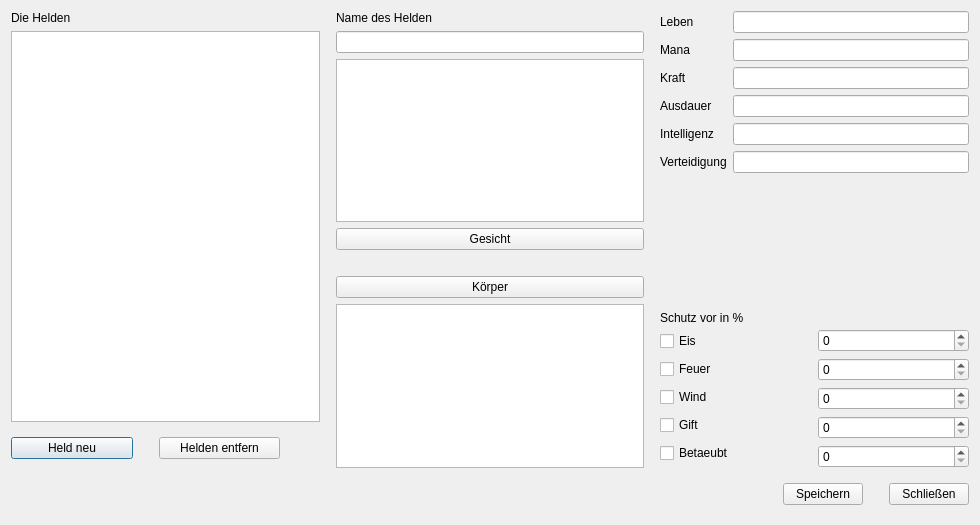
<?xml version="1.0" encoding="UTF-8"?>
<ui version="4.0">
 <class>HeroEditor</class>
 <widget class="QDialog" name="HeroEditor">
  <property name="geometry">
   <rect>
    <x>0</x>
    <y>0</y>
    <width>980</width>
    <height>525</height>
   </rect>
  </property>
  <property name="windowTitle">
   <string>Dialog</string>
  </property>
  <layout class="QHBoxLayout" name="horizontalLayout_6">
   <item>
    <layout class="QVBoxLayout" name="verticalLayout_8">
     <item>
      <layout class="QHBoxLayout" name="horizontalLayout_3">
       <item>
        <layout class="QVBoxLayout" name="verticalLayout_3">
         <item>
          <widget class="QLabel" name="label">
           <property name="text">
            <string>Die Helden</string>
           </property>
          </widget>
         </item>
         <item>
          <widget class="QListWidget" name="listWidget_helden"/>
         </item>
         <item>
          <layout class="QHBoxLayout" name="horizontalLayout_2">
           <item>
            <widget class="QPushButton" name="pushButton_held_neu">
             <property name="text">
              <string>Held neu</string>
             </property>
            </widget>
           </item>
           <item>
            <spacer name="verticalSpacer_4">
             <property name="orientation">
              <enum>Qt::Vertical</enum>
             </property>
             <property name="sizeType">
              <enum>QSizePolicy::Fixed</enum>
             </property>
             <property name="sizeHint" stdset="0">
              <size>
               <width>20</width>
               <height>40</height>
              </size>
             </property>
            </spacer>
           </item>
           <item>
            <widget class="QPushButton" name="pushButton_held_entfernen">
             <property name="text">
              <string>Helden entfern</string>
             </property>
             <property name="autoRepeatDelay">
              <number>300</number>
             </property>
             <property name="autoRepeatInterval">
              <number>100</number>
             </property>
            </widget>
           </item>
           <item>
            <spacer name="horizontalSpacer_5">
             <property name="orientation">
              <enum>Qt::Horizontal</enum>
             </property>
             <property name="sizeType">
              <enum>QSizePolicy::Maximum</enum>
             </property>
             <property name="sizeHint" stdset="0">
              <size>
               <width>40</width>
               <height>20</height>
              </size>
             </property>
            </spacer>
           </item>
          </layout>
         </item>
        </layout>
       </item>
       <item>
        <spacer name="horizontalSpacer">
         <property name="orientation">
          <enum>Qt::Horizontal</enum>
         </property>
         <property name="sizeType">
          <enum>QSizePolicy::Maximum</enum>
         </property>
         <property name="sizeHint" stdset="0">
          <size>
           <width>10</width>
           <height>20</height>
          </size>
         </property>
        </spacer>
       </item>
       <item>
        <layout class="QVBoxLayout" name="verticalLayout_4">
         <item>
          <widget class="QLabel" name="label_2">
           <property name="text">
            <string>Name des Helden</string>
           </property>
          </widget>
         </item>
         <item>
          <widget class="QLineEdit" name="lineEdit_name">
           <property name="maxLength">
            <number>25</number>
           </property>
          </widget>
         </item>
         <item>
          <widget class="QGraphicsView" name="graphicsView_gesicht">
           <property name="sceneRect">
            <rectf>
             <x>0.000000000000000</x>
             <y>0.000000000000000</y>
             <width>0.000000000000000</width>
             <height>0.000000000000000</height>
            </rectf>
           </property>
           <property name="resizeAnchor">
            <enum>QGraphicsView::NoAnchor</enum>
           </property>
          </widget>
         </item>
         <item>
          <widget class="QPushButton" name="gesicht">
           <property name="text">
            <string>Gesicht</string>
           </property>
          </widget>
         </item>
         <item>
          <spacer name="horizontalSpacer_4">
           <property name="orientation">
            <enum>Qt::Horizontal</enum>
           </property>
           <property name="sizeType">
            <enum>QSizePolicy::Preferred</enum>
           </property>
           <property name="sizeHint" stdset="0">
            <size>
             <width>250</width>
             <height>20</height>
            </size>
           </property>
          </spacer>
         </item>
         <item>
          <widget class="QPushButton" name="Koerper">
           <property name="text">
            <string>Körper</string>
           </property>
          </widget>
         </item>
         <item>
          <widget class="QGraphicsView" name="graphicsView_koerper">
           <property name="renderHints">
            <set>QPainter::TextAntialiasing</set>
           </property>
          </widget>
         </item>
        </layout>
       </item>
       <item>
        <spacer name="horizontalSpacer_3">
         <property name="orientation">
          <enum>Qt::Horizontal</enum>
         </property>
         <property name="sizeType">
          <enum>QSizePolicy::Maximum</enum>
         </property>
         <property name="sizeHint" stdset="0">
          <size>
           <width>10</width>
           <height>20</height>
          </size>
         </property>
        </spacer>
       </item>
       <item>
        <layout class="QVBoxLayout" name="verticalLayout_7">
         <item>
          <layout class="QHBoxLayout" name="horizontalLayout_5">
           <item>
            <layout class="QVBoxLayout" name="verticalLayout">
             <item>
              <widget class="QLabel" name="label_leben">
               <property name="text">
                <string>Leben</string>
               </property>
              </widget>
             </item>
             <item>
              <widget class="QLabel" name="label_mana">
               <property name="text">
                <string>Mana</string>
               </property>
              </widget>
             </item>
             <item>
              <widget class="QLabel" name="label_kraft">
               <property name="text">
                <string>Kraft</string>
               </property>
              </widget>
             </item>
             <item>
              <widget class="QLabel" name="label_ausdauer">
               <property name="text">
                <string>Ausdauer</string>
               </property>
              </widget>
             </item>
             <item>
              <widget class="QLabel" name="label_intelligenz">
               <property name="text">
                <string>Intelligenz</string>
               </property>
              </widget>
             </item>
             <item>
              <widget class="QLabel" name="label_verteidigung">
               <property name="text">
                <string>Verteidigung</string>
               </property>
              </widget>
             </item>
            </layout>
           </item>
           <item>
            <layout class="QVBoxLayout" name="verticalLayout_6">
             <item>
              <widget class="QLineEdit" name="lineEdit_Leben">
               <property name="maxLength">
                <number>10</number>
               </property>
              </widget>
             </item>
             <item>
              <widget class="QLineEdit" name="lineEdit_Mana">
               <property name="maxLength">
                <number>10</number>
               </property>
              </widget>
             </item>
             <item>
              <widget class="QLineEdit" name="lineEdit_Kraft">
               <property name="maxLength">
                <number>10</number>
               </property>
              </widget>
             </item>
             <item>
              <widget class="QLineEdit" name="lineEdit_ausdauer">
               <property name="maxLength">
                <number>10</number>
               </property>
              </widget>
             </item>
             <item>
              <widget class="QLineEdit" name="lineEdit_Intelligenz">
               <property name="maxLength">
                <number>10</number>
               </property>
              </widget>
             </item>
             <item>
              <widget class="QLineEdit" name="lineEdit_verteidigung">
               <property name="maxLength">
                <number>10</number>
               </property>
              </widget>
             </item>
            </layout>
           </item>
          </layout>
         </item>
         <item>
          <spacer name="verticalSpacer">
           <property name="orientation">
            <enum>Qt::Vertical</enum>
           </property>
           <property name="sizeHint" stdset="0">
            <size>
             <width>20</width>
             <height>45</height>
            </size>
           </property>
          </spacer>
         </item>
         <item>
          <widget class="QLabel" name="label_4">
           <property name="minimumSize">
            <size>
             <width>245</width>
             <height>10</height>
            </size>
           </property>
           <property name="maximumSize">
            <size>
             <width>245</width>
             <height>10</height>
            </size>
           </property>
           <property name="text">
            <string>Schutz vor in %</string>
           </property>
          </widget>
         </item>
         <item>
          <layout class="QHBoxLayout" name="horizontalLayout">
           <item>
            <layout class="QVBoxLayout" name="verticalLayout_2">
             <item>
              <widget class="QCheckBox" name="checkBox_eis">
               <property name="text">
                <string>Eis</string>
               </property>
              </widget>
             </item>
             <item>
              <widget class="QCheckBox" name="checkBox_feuer">
               <property name="text">
                <string>Feuer</string>
               </property>
              </widget>
             </item>
             <item>
              <widget class="QCheckBox" name="checkBox_wind">
               <property name="text">
                <string>Wind</string>
               </property>
              </widget>
             </item>
             <item>
              <widget class="QCheckBox" name="checkBox_gift">
               <property name="text">
                <string>Gift</string>
               </property>
              </widget>
             </item>
             <item>
              <widget class="QCheckBox" name="checkBox_betaeubt">
               <property name="text">
                <string>Betaeubt</string>
               </property>
              </widget>
             </item>
            </layout>
           </item>
           <item>
            <layout class="QVBoxLayout" name="verticalLayout_5">
             <item>
              <widget class="QSpinBox" name="spinBox_eis">
               <property name="maximum">
                <number>100</number>
               </property>
              </widget>
             </item>
             <item>
              <widget class="QSpinBox" name="spinBox_feuer">
               <property name="maximum">
                <number>100</number>
               </property>
              </widget>
             </item>
             <item>
              <widget class="QSpinBox" name="spinBox_wind">
               <property name="maximum">
                <number>100</number>
               </property>
              </widget>
             </item>
             <item>
              <widget class="QSpinBox" name="spinBox_gift">
               <property name="maximum">
                <number>100</number>
               </property>
              </widget>
             </item>
             <item>
              <widget class="QSpinBox" name="spinBox_betaeubt">
               <property name="maximum">
                <number>100</number>
               </property>
              </widget>
             </item>
            </layout>
           </item>
          </layout>
         </item>
        </layout>
       </item>
      </layout>
     </item>
     <item>
      <layout class="QHBoxLayout" name="horizontalLayout_4">
       <item>
        <spacer name="horizontalSpacer_2">
         <property name="orientation">
          <enum>Qt::Horizontal</enum>
         </property>
         <property name="sizeHint" stdset="0">
          <size>
           <width>40</width>
           <height>20</height>
          </size>
         </property>
        </spacer>
       </item>
       <item>
        <widget class="QPushButton" name="okay">
         <property name="text">
          <string>Speichern</string>
         </property>
        </widget>
       </item>
       <item>
        <spacer name="verticalSpacer_3">
         <property name="orientation">
          <enum>Qt::Vertical</enum>
         </property>
         <property name="sizeType">
          <enum>QSizePolicy::Fixed</enum>
         </property>
         <property name="sizeHint" stdset="0">
          <size>
           <width>20</width>
           <height>40</height>
          </size>
         </property>
        </spacer>
       </item>
       <item>
        <widget class="QPushButton" name="pushButton_6">
         <property name="text">
          <string>Schließen</string>
         </property>
        </widget>
       </item>
      </layout>
     </item>
    </layout>
   </item>
  </layout>
 </widget>
 <resources/>
 <connections>
  <connection>
   <sender>pushButton_6</sender>
   <signal>clicked()</signal>
   <receiver>HeroEditor</receiver>
   <slot>close()</slot>
   <hints>
    <hint type="sourcelabel">
     <x>1040</x>
     <y>590</y>
    </hint>
    <hint type="destinationlabel">
     <x>986</x>
     <y>504</y>
    </hint>
   </hints>
  </connection>
 </connections>
</ui>
